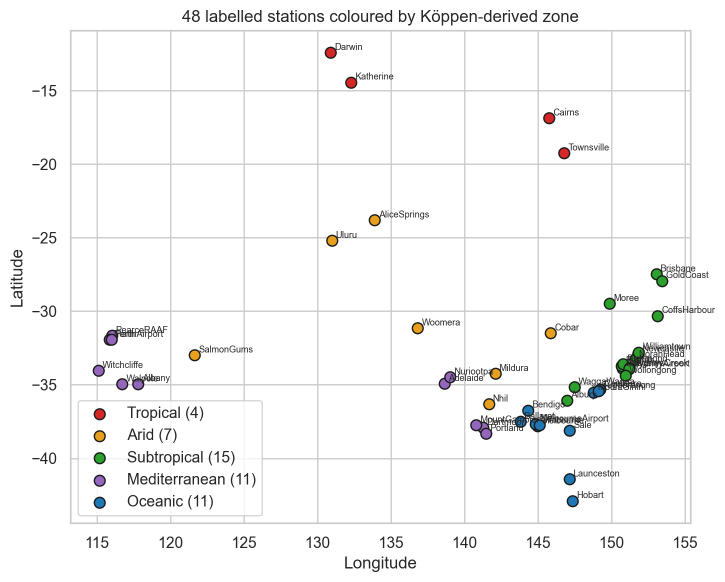
#> input picture figures/p1_station_map.png, 1450 x 1164 px (shown at 1/2 size); its folder holds 8 pictures in this run
$ python build_presentation_pdf.py
#> lines starting #> are read from the running program, lines starting #| are printed output that depends on the picture
"""Create a compact, reproducible Group 7 presentation PDF from final figures."""
from pathlib import Path
import textwrap

import matplotlib.pyplot as plt
from matplotlib.backends.backend_pdf import PdfPages
from matplotlib.image import imread

ROOT = Path(__file__).resolve().parents[1]
FIG = ROOT / "figures"
OUT = ROOT / "presentation" / "presentation_7_TaskA.pdf"
W, H = 13.333, 7.5
NAVY, TEAL, GOLD, RED, MUTED = "#123A40", "#0F7C80", "#E3A02F", "#D1495B", "#53666B"


def slide(pdf, title, subtitle=None, number=None):
    fig = plt.figure(figsize=(W, H), facecolor="white")
    fig.text(.06, .90, title, fontsize=26, fontweight="bold", color=NAVY, va="top")
    if subtitle:
        fig.text(.06, .85, subtitle, fontsize=13, color=MUTED, va="top")
    if number is not None:
        fig.text(.95, .035, str(number), fontsize=10, color=MUTED, ha="right")
    return fig


def bullets(fig, items, x=.08, y=.73, width=.42, size=17, color="#1F2A30", gap=.07):
#> called with x = 0.08, y = 0.49, width = 0.8, size = 19, color = '#1F2A30', gap = 0.06
    for item in items:
        wrapped = textwrap.fill(item, width=58)
        fig.text(x, y, "• " + wrapped, fontsize=size, color=color, va="top", linespacing=1.25)
        y -= gap + .045 * (wrapped.count("\n") + 1)


def image(fig, name, rect):
#> called with name = 'p1_station_map.png'
    ax = fig.add_axes(rect)
    ax.imshow(imread(FIG / name))
    ax.axis("off")
    return ax


def stat(fig, x, y, value, label, color=TEAL):
    fig.text(x, y, value, fontsize=31, fontweight="bold", color=color, va="top")
    fig.text(x, y - .07, label, fontsize=12, color=MUTED, va="top")


with PdfPages(OUT) as pdf:
    fig = slide(pdf, "From weather snapshots to seasonal climate signatures", "DSAA2011 Task A · Group 7 · QIAO, Xiaolong · MO, Zijun · WANG, Zhifei · XIA, Youyue", 1)
    fig.text(.06, .63, "How much climate-zone information can weather provide?", fontsize=25, color=TEAL, fontweight="bold")
    bullets(fig, ["A single day is the required baseline and first impression.", "Four seasonal windows form the main station-year weather signature.", "Coordinates, station IDs and target labels are withheld from predictors."], y=.49, width=.8, size=19, gap=.06)
    fig.text(.06, .08, "Rain in Australia · five external climate groups · station-held-out evaluation", fontsize=12, color=MUTED)
    pdf.savefig(fig); plt.close(fig)

    fig = slide(pdf, "Data and target construction", "External Köppen-Geiger annotation is used only as the prediction target.", 2)
    stat(fig, .08, .70, "142,451", "daily rows after filtering")
    stat(fig, .32, .70, "48", "labelled stations")
    stat(fig, .52, .70, "5", "project climate groups", GOLD)
    stat(fig, .72, .70, "4", "Tropical stations", RED)
    image(fig, "p1_station_map.png", [.57, .18, .36, .48])
    bullets(fig, ["Tropical, Arid, Subtropical, Mediterranean, Oceanic.", "Norfolk Island is excluded because it is not assigned to the five-group map.", "The Mediterranean class is spatially discontinuous; geography remains a prior, not a predictor."], x=.08, y=.43, width=.43, size=16, gap=.05)
    pdf.savefig(fig); plt.close(fig)

    fig = slide(pdf, "Preprocessing and leakage control", "The label belongs to the station, so station fingerprints must be treated carefully.", 3)
    bullets(fig, ["Remove Location, RainTomorrow and unavailable future information.", "Wind direction + speed → circular vector components; rainfall → log(1+x).", "Day of year → sine/cosine; year is excluded.", "Median imputation and scaling are learned inside each training fold.", "Daily core: 20 weather-derived features; no coordinates or station ID."], x=.08, y=.75, width=.48, size=17, gap=.045)
    image(fig, "p1_missing_heatmap.png", [.60, .18, .33, .52])
#> call 2 of image, with name = 'p1_missing_heatmap.png'
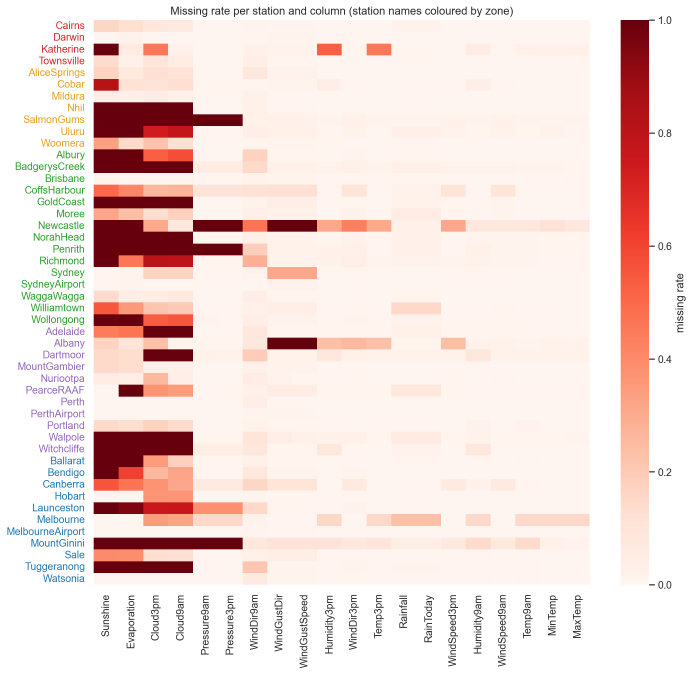
#> input picture figures/p1_missing_heatmap.png, 2078 x 2023 px (shown at 1/3 size)
    fig.text(.60, .12, "Missingness diagnostics motivate the core policy.", fontsize=12, color=MUTED)
    pdf.savefig(fig); plt.close(fig)

    fig = slide(pdf, "Daily t-SNE: a useful baseline, not climate itself", "Balanced sample: 1,200 days per class; labels do not optimize the embedding.", 4)
    image(fig, "p2_tsne_main.png", [.06, .20, .58, .62])
#> call 3 of image, with name = 'p2_tsne_main.png'
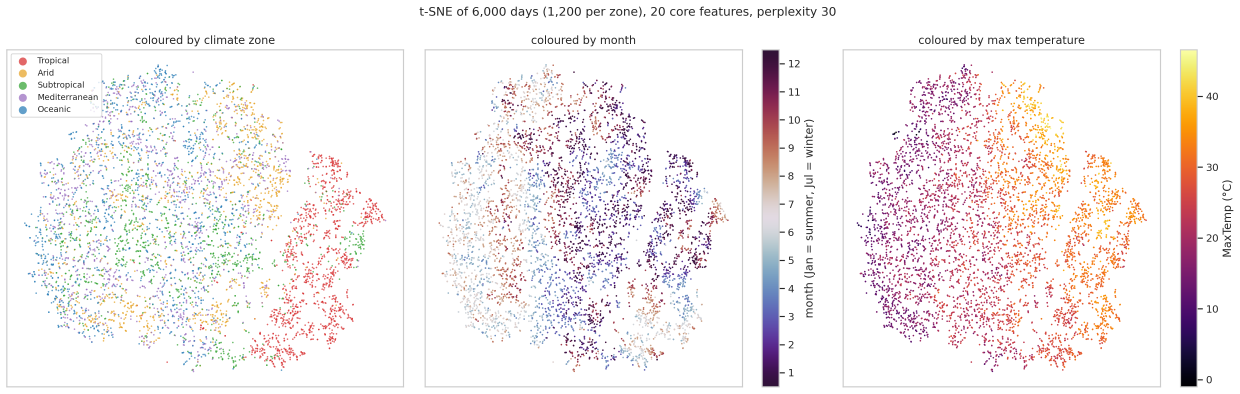
#> input picture figures/p2_tsne_main.png, 3720 x 1180 px (shown at 1/3 size)
    stat(fig, .73, .66, "0.985", "t-SNE trustworthiness")
    stat(fig, .73, .47, "0.631", "diagnostic zone purity", GOLD)
    bullets(fig, ["Tropical days separate most clearly.", "Arid, Subtropical, Mediterranean and Oceanic days overlap.", "This motivates adding temporal coverage."], x=.70, y=.34, width=.25, size=15, gap=.04)
    pdf.savefig(fig); plt.close(fig)

    fig = slide(pdf, "Clustering: weather types versus seasonal signatures", "K-means and Ward are fitted without target labels.", 5)
    image(fig, "p7_seasonal_clustering.png", [.06, .22, .57, .58])
#> call 4 of image, with name = 'p7_seasonal_clustering.png'
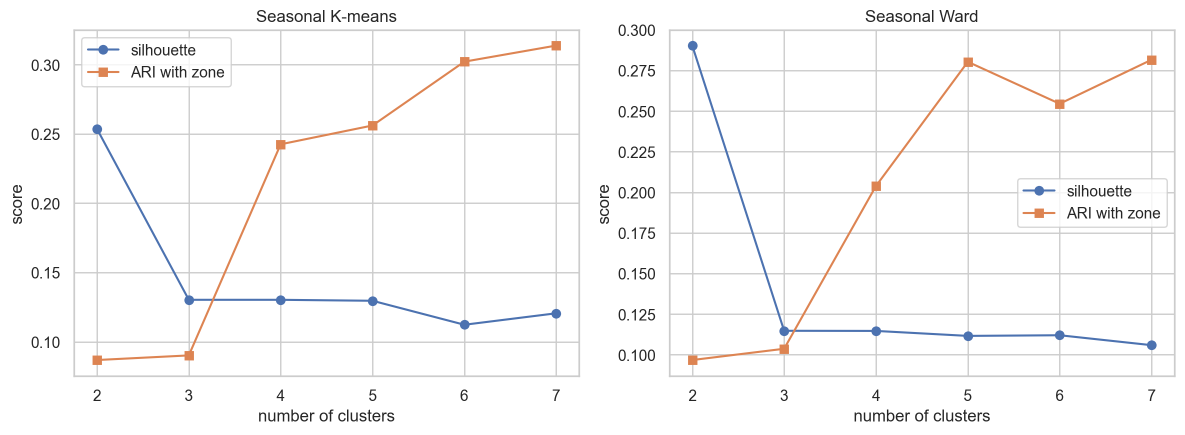
#> input picture figures/p7_seasonal_clustering.png, 2369 x 869 px (shown at 1/2 size)
    stat(fig, .72, .66, "0.098", "daily K-means ARI", GOLD)
    stat(fig, .72, .47, "0.314", "best seasonal ARI", TEAL)
    bullets(fig, ["Daily clusters mainly describe weather types.", "Seasonal ARI improves at k=7, but remains exploratory.", "ARI is an external comparison, not a training objective."], x=.70, y=.30, width=.26, size=16, gap=.04)
    pdf.savefig(fig); plt.close(fig)

    fig = slide(pdf, "The honest evaluation exam", "Station-held-out outer folds are the primary evidence.", 6)
    bullets(fig, ["Random row split: new days at known stations; useful for the course illustration.", "Primary: four folds by station; no station appears in both train and test.", "Each fold contains all five classes.", "Inner tuning, window choice and feature selection use training stations only.", "Seeds 42, 0 and 7; headline metric is five-class macro-F1."], x=.08, y=.75, width=.78, size=20, gap=.055)
    fig.text(.08, .12, "This split asks whether weather transfers to an unseen station, not whether the model memorises station identity.", fontsize=14, color=TEAL, fontweight="bold")
    pdf.savefig(fig); plt.close(fig)

    fig = slide(pdf, "Required prediction and metrics", "Daily station-held-out baseline.", 7)
#> (the run stopped early here; a loop or call above may not have finished)
